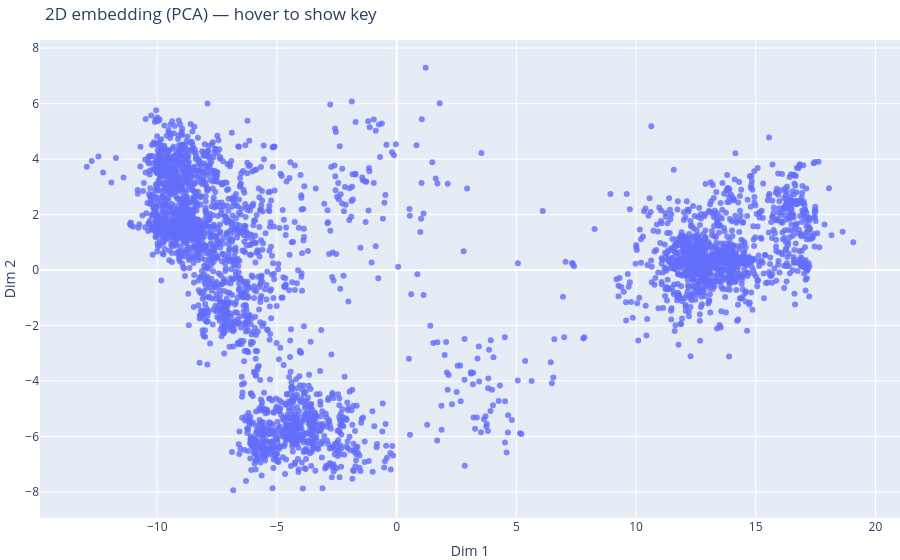

Notebook code for this chart:
### Code cell
import numpy as np
from sklearn.decomposition import PCA
import plotly.graph_objects as go

# keys = list(vec_dict.keys())
keys = H1_keys
subtype = [('H1' if k in H1_keys else 'H3') for k in keys]
X = np.stack([vec_dict[k] for k in keys])  # (N, 256)

pca_2 = PCA(n_components=2, random_state=42)
X_2d = pca_2.fit_transform(X)


fig = go.Figure()

fig.add_trace(go.Scatter(
    x=X_2d[:, 0],
    y=X_2d[:, 1],
    mode="markers",
    name="others",
    text=np.array(keys),     # hover 显示 key
    customdata=subtype,
    hovertemplate="%{text}<br>subtype: %{customdata}<extra></extra>",
    marker=dict(size=6, opacity=0.8),
))

fig.update_layout(
    title="2D embedding (PCA) — hover to show key",
    xaxis_title="Dim 1",
    yaxis_title="Dim 2",
    margin=dict(l=0, r=0, t=40, b=0),
)

fig.show()

### Figure 1 — Plotly figure (JSON) as saved in the notebook; plotly's stock layout.template omitted (floating-point values rounded to 4 significant figures; data arrays with more than 128 entries replaced by an {"elided": "..."} marker saying what was removed)
{"data": [{"customdata": {"elided": "3523 str values"}, "hovertemplate": "%{text}<br>subtype: %{customdata}<extra></extra>", "marker": {"opacity": 0.8, "size": 6}, "mode": "markers", "name": "others", "text": {"elided": "3523 str values"}, "type": "scatter", "x": {"elided": "3523 float values"}, "y": {"elided": "3523 float values"}}], "layout": {"margin": {"b": 0, "l": 0, "r": 0, "t": 40}, "title": {"text": "2D embedding (PCA) — hover to show key"}, "xaxis": {"title": {"text": "Dim 1"}}, "yaxis": {"title": {"text": "Dim 2"}}}}
